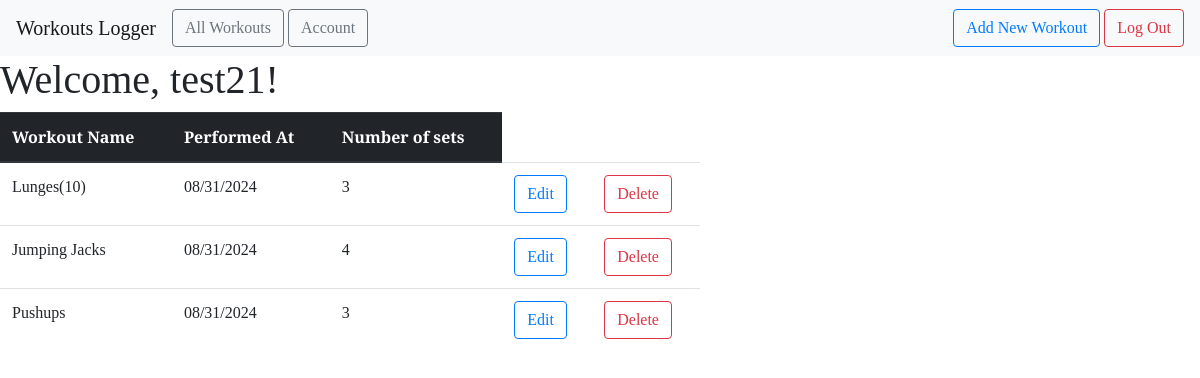
Screenshot of /all (signed in) with the database file from the repository.
### workout_logger/models.py (models this page shows)
class User(db.Model,UserMixin):
    id = db.Column(db.Integer, primary_key=True)
    email = db.Column(db.String(100), unique=True)
    name = db.Column(db.String(100))
    password = db.Column(db.String(100))
    workouts= db.relationship('Workout', backref='author', lazy=True)

class Workout(db.Model):
    id =db.Column(db.Integer, primary_key=True)
    sets =db.Column(db.Integer, nullable=False)
    date_posted = db.Column(db.DateTime, nullable=False, default=datetime.now)
    workout_name =db.Column(db.Text, nullable=False)
    user_id = db.Column(db.Integer, db.ForeignKey('user.id'), nullable=False)

### workout_logger/main.py (the view)
@main.route('/all')
@login_required
def user_workouts():
    user=models.User.query.filter_by(email=current_user.email).first_or_404()
    workouts =user.workouts
    return render_template('all_workouts.html', workouts=workouts, user=user)

### workout_logger/__init__.py (called while the page is built)
def create_app():
    app=Flask(__name__)
    app.config['DEBUG']= True
    app.config['SECRET_KEY'] ='secret-key'
    app.config['SQLALCHEMY_DATABASE_URI'] = 'sqlite:///db.sqlite'
    print(os.path.abspath('db.sqlite'))
    db.init_app(app)
    with app.app_context():
       db.create_all()
    login_manager= LoginManager()
    login_manager.login_view='auth.login'
    login_manager.init_app(app)
    from .models import User
    @login_manager.user_loader
    def load_user(user_id):
        return User.query.get(int(user_id))
    from .main import main as main_blueprint
    app.register_blueprint(main_blueprint)
    from.auth import auth as auth_blueprint
    app.register_blueprint(auth_blueprint)
    return app

### workout_logger/templates/all_workouts.html (shortened to what this page needs)
{% extends "base.html" %} {% block head %} {{ super() }}
<link
  rel="stylesheet"
  href="{{ url_for('static', filename= 'extended_beauty.css') }}"
/>
{% endblock %} {% block content %}
<h1>
  Welcome, {{ user.name }}!
</h1>
  <div>
  <table class="table table-hover" style="width: 700px;">
    <thead class="thead-dark">
      <tr>
        <th scope="col">Workout Name</th>
        <th scope="col">Performed At</th>
        <th scope="col">Number of sets</th>
      </tr>
    </thead>
    <tbody>
      {% for workout in workouts %}
      <tr>
        <td>{{ workout.workout_name }}</td>
        <td>{{ workout.date_posted.strftime('%m/%d/%Y') }}</td>
        <td>{{ workout.sets }}</td>
        <td>
          <a
            href="{{url_for('main.update_workout', workout_id=workout.id)}}"
            class="btn btn-outline-primary"
            role="button"
          >
            Edit
          </a>
        </td>
        <td>
          <a
            href="{{url_for('main.delete_workout', workout_id=workout.id)}}"
            class="btn btn-outline-danger"
            role="button"
          >
            Delete
          </a>
        </td>
      </tr>
      {% endfor %}
    </tbody>
  </table>
</div>
{% endblock %}

### workout_logger/static/beauty.css (style rules this page uses)
* { font-family: "Arvo", serif; }

### workout_logger/static/extended_beauty.css (style rules this page uses)
h1, h2, h4, p { font-family: "Arvo", serif; }

### rows the page displays
User: name "test21"
Workout: workout_name "Lunges(10)", date_posted "08/31/2024", sets "3"
Workout: workout_name "Jumping Jacks", date_posted "08/31/2024", sets "4"
Workout: workout_name "Pushups", date_posted "08/31/2024", sets "3"
